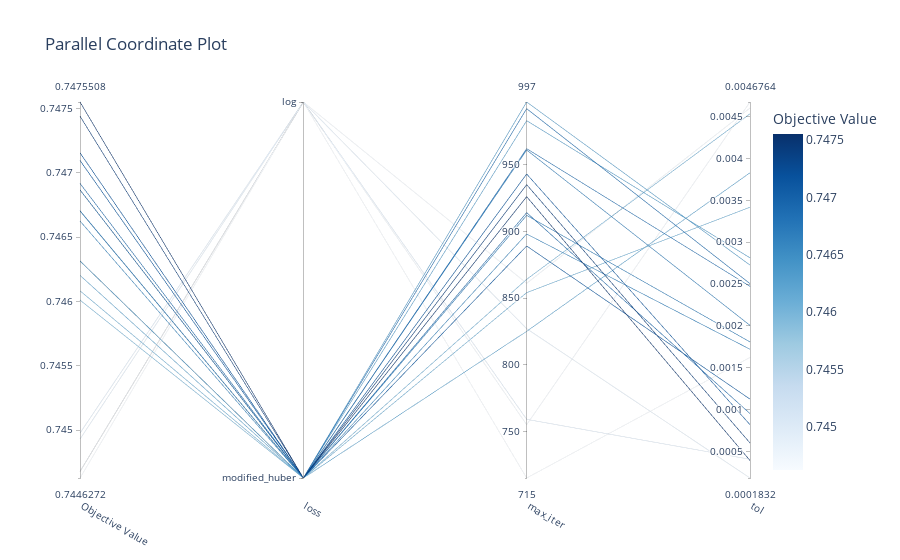

The notebook cell saved with this chart:
### Code cell
###################################################################################################
# Select parameters to visualize.
plot_parallel_coordinate(study, params=["loss", "max_iter",'tol'])

### Figure 1 — Plotly figure (JSON) as saved in the notebook; plotly's stock layout.template omitted (floating-point values rounded to 4 significant figures)
{"data": [{"dimensions": [{"label": "Objective Value", "range": [0.7446, 0.7476], "values": [0.7462, 0.7469, 0.7446, 0.7467, 0.7461, 0.7447, 0.7447, 0.7466, 0.746, 0.745, 0.7463, 0.7467, 0.7469, 0.7463, 0.7472, 0.7474, 0.7476, 0.7469, 0.7449, 0.7471]}, {"label": "loss", "range": [0, 1], "ticktext": ["modified_huber", "log"], "tickvals": [0, 1], "values": [0, 0, 1, 0, 0, 1, 1, 0, 0, 1, 0, 0, 0, 0, 0, 0, 0, 0, 1, 0]}, {"label": "max_iter", "range": [715, 997], "values": [825, 962, 715, 912, 854, 861, 755, 898, 864, 759, 983, 961, 992, 997, 943, 935, 926, 914, 827, 889]}, {"label": "tol", "range": [0.0001832, 0.004676], "values": [0.003831, 0.002473, 0.001624, 0.001809, 0.003419, 0.004605, 0.004676, 0.001722, 0.004535, 0.0004066, 0.002814, 0.002007, 0.002506, 0.002728, 0.0008203, 0.0006022, 0.0003924, 0.0009532, 0.0001832, 0.001125]}], "labelangle": 30, "labelside": "bottom", "line": {"color": [0.7462, 0.7469, 0.7446, 0.7467, 0.7461, 0.7447, 0.7447, 0.7466, 0.746, 0.745, 0.7463, 0.7467, 0.7469, 0.7463, 0.7472, 0.7474, 0.7476, 0.7469, 0.7449, 0.7471], "colorbar": {"title": {"text": "Objective Value"}}, "colorscale": [[0, "rgb(247,251,255)"], [0.125, "rgb(222,235,247)"], [0.25, "rgb(198,219,239)"], [0.375, "rgb(158,202,225)"], [0.5, "rgb(107,174,214)"], [0.625, "rgb(66,146,198)"], [0.75, "rgb(33,113,181)"], [0.875, "rgb(8,81,156)"], [1, "rgb(8,48,107)"]], "reversescale": false, "showscale": true}, "type": "parcoords"}], "layout": {"title": {"text": "Parallel Coordinate Plot"}}}
